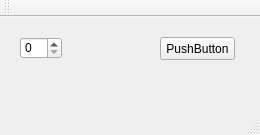
<?xml version="1.0" encoding="UTF-8"?>
<ui version="4.0">
 <class>MainWindow</class>
 <widget class="QMainWindow" name="MainWindow">
  <property name="geometry">
   <rect>
    <x>0</x>
    <y>0</y>
    <width>260</width>
    <height>135</height>
   </rect>
  </property>
  <property name="windowTitle">
   <string>MainWindow</string>
  </property>
  <widget class="QWidget" name="centralWidget">
   <widget class="QSpinBox" name="spinBox">
    <property name="geometry">
     <rect>
      <x>20</x>
      <y>20</y>
      <width>42</width>
      <height>22</height>
     </rect>
    </property>
   </widget>
   <widget class="QPushButton" name="pushButton">
    <property name="geometry">
     <rect>
      <x>160</x>
      <y>20</y>
      <width>75</width>
      <height>23</height>
     </rect>
    </property>
    <property name="text">
     <string>PushButton</string>
    </property>
   </widget>
  </widget>
  <widget class="QMenuBar" name="menuBar">
   <property name="geometry">
    <rect>
     <x>0</x>
     <y>0</y>
     <width>260</width>
     <height>21</height>
    </rect>
   </property>
  </widget>
  <widget class="QToolBar" name="mainToolBar">
   <attribute name="toolBarArea">
    <enum>TopToolBarArea</enum>
   </attribute>
   <attribute name="toolBarBreak">
    <bool>false</bool>
   </attribute>
  </widget>
  <widget class="QStatusBar" name="statusBar"/>
 </widget>
 <layoutdefault spacing="6" margin="11"/>
 <resources/>
 <connections/>
</ui>
